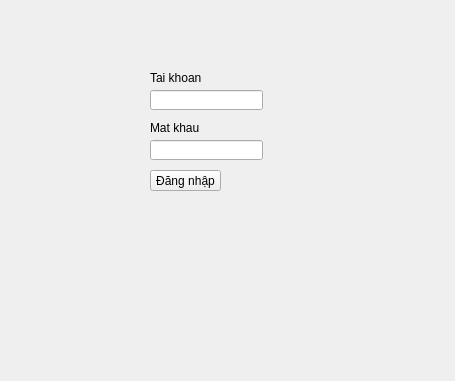
<?xml version="1.0" encoding="UTF-8"?>
<ui version="4.0">
 <class>Form</class>
 <widget class="QWidget" name="Form">
  <property name="geometry">
   <rect>
    <x>0</x>
    <y>0</y>
    <width>455</width>
    <height>381</height>
   </rect>
  </property>
  <property name="windowTitle">
   <string>Form</string>
  </property>
  <widget class="QLabel" name="label">
   <property name="geometry">
    <rect>
     <x>150</x>
     <y>70</y>
     <width>101</width>
     <height>16</height>
    </rect>
   </property>
   <property name="text">
    <string>Tai khoan</string>
   </property>
  </widget>
  <widget class="QLabel" name="label_2">
   <property name="geometry">
    <rect>
     <x>150</x>
     <y>120</y>
     <width>101</width>
     <height>16</height>
    </rect>
   </property>
   <property name="text">
    <string>Mat khau</string>
   </property>
  </widget>
  <widget class="QLineEdit" name="o_nhap_tai_khoan">
   <property name="geometry">
    <rect>
     <x>150</x>
     <y>90</y>
     <width>113</width>
     <height>20</height>
    </rect>
   </property>
  </widget>
  <widget class="QLineEdit" name="o_nhap_mat_khau">
   <property name="geometry">
    <rect>
     <x>150</x>
     <y>140</y>
     <width>113</width>
     <height>20</height>
    </rect>
   </property>
   <property name="echoMode">
    <enum>QLineEdit::Password</enum>
   </property>
  </widget>
  <widget class="QPushButton" name="nut_dang_nhap">
   <property name="geometry">
    <rect>
     <x>150</x>
     <y>170</y>
     <width>71</width>
     <height>21</height>
    </rect>
   </property>
   <property name="text">
    <string>Đăng nhập</string>
   </property>
  </widget>
 </widget>
 <resources/>
 <connections/>
</ui>
